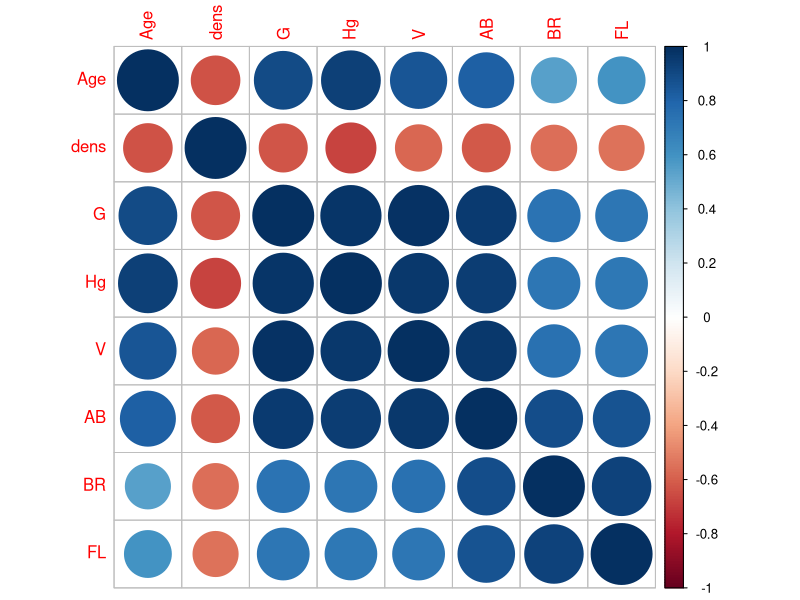

Source code (R):
###Brudnopis - kod użyty do stworzenia częsci obrazków i pomocy

###eksplotracja
eks<-read.csv('datasety/vege_1517_traits.csv',sep=';')
class(eks)



#regresja part 1
sosny<-read.csv('datasety/sosna.csv',sep=';')
cor(sosny$AB,sosny$Age)
library(corrplot)
corrplot(cor(sosny[,6:13]))

summary(sosny[,5:13])
